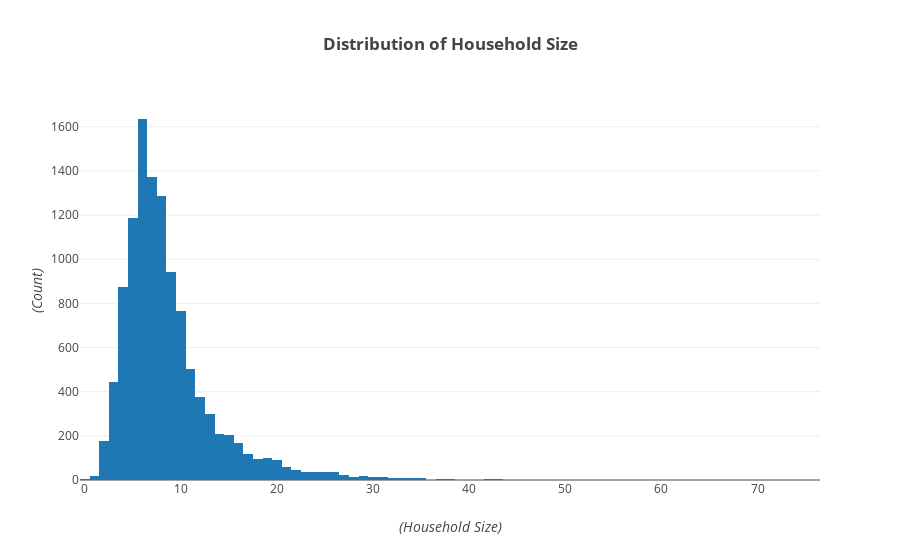

The notebook cell saved with this chart:
### Code cell
x = np.linspace(0, np.pi, 300)

layout = go.Layout(
    title='<b>Distribution of Household Size</b>',
    yaxis=dict(
        title='<i>(Count)</i>'
    ),
    xaxis=dict(
        title='<i>(Household Size)</i>'
    )
)

data = [go.Histogram(x = df_basics_hh['hh_total'])]
layout = layout
fig = go.Figure(data=data, layout=layout)
py.offline.iplot(fig, filename='hist')

### Figure 1 — Plotly figure (JSON) as saved in the notebook; plotly's stock layout.template omitted (floating-point values rounded to 4 significant figures; data arrays with more than 128 entries replaced by an {"elided": "..."} marker saying what was removed)
{"data": [{"type": "histogram", "uid": "fd045dee-9c83-4199-bc7e-b1c3039c9548", "x": {"elided": "11260 int values"}}], "layout": {"title": {"text": "<b>Distribution of Household Size</b>"}, "xaxis": {"title": {"text": "<i>(Household Size)</i>"}}, "yaxis": {"title": {"text": "<i>(Count)</i>"}}}}
